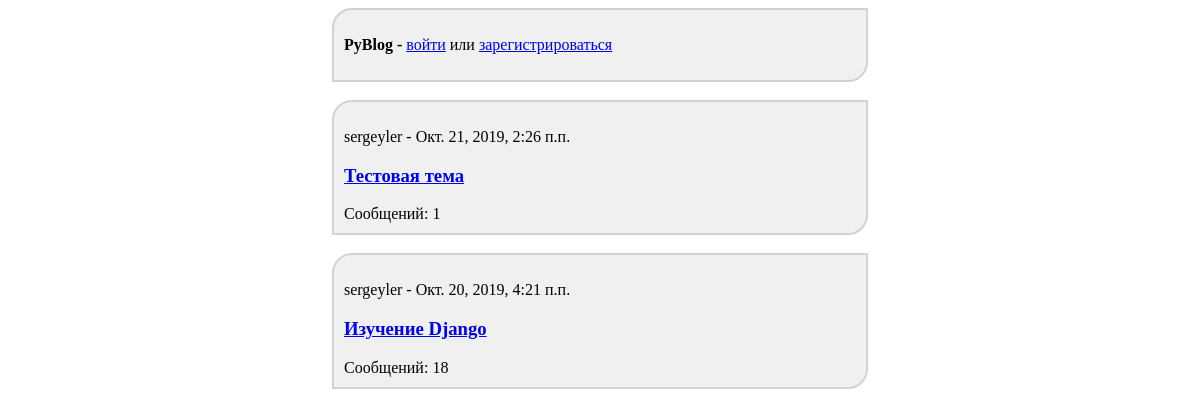
The app's page /topic_list/ with its own data.
### main/models.py (models this page shows, shortened)
class Topic(models.Model):
    title = CharField(max_length=128, verbose_name='Тема')
    published = DateTimeField(auto_now_add=True, verbose_name='Опубликовано')
    creator = ForeignKey(User, on_delete=models.CASCADE, verbose_name='Опубликовал')
    class Meta:
        verbose_name = 'Темы'
        verbose_name_plural = 'Темы'
        ordering = ['published']

### main/views.py (the view)
# urls.py: path('topic_list/', topic_list_controller, name='topic_list'),
def topic_list_controller(request):
    if request.method == 'POST' and request.user.is_authenticated:
        form = TopicForm(request.POST)
        if form.is_valid():
            new_topic = form.save(commit=False)
            new_topic.creator = request.user
            new_topic.save()
    topics = Topic.objects.order_by('-published')
    context = {'topics': topics}
    entry_counts = {}
    for tc in topics:
        entry_count = Entry.objects.filter(topic=tc).count()
        entry_counts[tc.pk] = entry_count
    context['entry_counts'] = entry_counts
    if request.user.is_authenticated:
        form = TopicForm()
        context['form'] = form
    return render(request, 'main/topic_list.html', context)

### main/templatetags/my_filters.py (called while the page is built)
def counts_getter(topic, entry_counts):
    return entry_counts[topic.pk]

### main/templates/main/topic_list.html (shortened to what this page needs)
{% extends 'layout/basic.html' %}
{% load my_filters %}
{% block header %}
    <div class="block">
        <p>
            <b>PyBlog - </b>
            {% if user.is_authenticated %}
                {{ user }} - <a href={% url 'logout' %}>выйти</a>
            {% else %}
                <a href="{% url 'login' %}">войти</a> или <a href={% url 'register' %}>зарегистрироваться</a>
            {% endif %}
        </p>
    </div>
    <br>
{% endblock %}
{% block content %}
    {% for topic in topics %}
        <div class='block'>
            <p>
                {{ topic.creator }} - {{ topic.published }}
            </p>
            <h3><a href="{% url 'entry_list' %}?topic_id={{ topic.pk }}"> {{ topic.title }}</a></h3>
            Сообщений: {{ topic|counts_getter:entry_counts }}
        </div>
        <br>
    {% empty %}
        <div class="block">
            <p>На форуме не создано ни одной темы</p>
        </div>
    {% endfor %}
{% endblock %}

### main/static/main/style.css (style rules this page uses)
div.block { background-color: RGB(240, 240, 240); border-top-left-radius: 20px; border-bottom-right-radius: 20px; border: 2px solid RGB(210,210,210); padding: 10px; margin-left: auto; margin-right: auto; width: 32em }

### records on screen
Topic: creator "sergeyler", published "Окт. 21, 2019, 2:26 п.п.", title "Тестовая тема", id "1"
Topic: creator "sergeyler", published "Окт. 20, 2019, 4:21 п.п.", title "Изучение Django", id "18"
